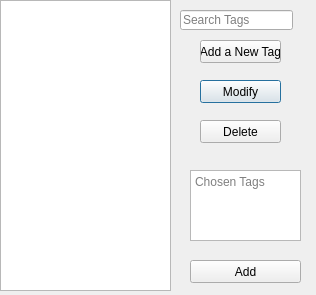
<?xml version="1.0" encoding="UTF-8"?>
<ui version="4.0">
 <class>Dialog</class>
 <widget class="QDialog" name="Dialog">
  <property name="geometry">
   <rect>
    <x>0</x>
    <y>0</y>
    <width>316</width>
    <height>295</height>
   </rect>
  </property>
  <property name="windowTitle">
   <string>Tag Manager</string>
  </property>
  <widget class="QListWidget" name="tagsList">
   <property name="geometry">
    <rect>
     <x>0</x>
     <y>0</y>
     <width>171</width>
     <height>291</height>
    </rect>
   </property>
  </widget>
  <widget class="QPushButton" name="modifyButton">
   <property name="geometry">
    <rect>
     <x>200</x>
     <y>80</y>
     <width>81</width>
     <height>23</height>
    </rect>
   </property>
   <property name="text">
    <string>Modify</string>
   </property>
  </widget>
  <widget class="QPushButton" name="OKButton">
   <property name="geometry">
    <rect>
     <x>190</x>
     <y>260</y>
     <width>111</width>
     <height>23</height>
    </rect>
   </property>
   <property name="text">
    <string>Add</string>
   </property>
  </widget>
  <widget class="QPushButton" name="deleteButton">
   <property name="geometry">
    <rect>
     <x>200</x>
     <y>120</y>
     <width>81</width>
     <height>23</height>
    </rect>
   </property>
   <property name="text">
    <string>Delete</string>
   </property>
  </widget>
  <widget class="QPushButton" name="addNewTagButton">
   <property name="geometry">
    <rect>
     <x>200</x>
     <y>40</y>
     <width>81</width>
     <height>23</height>
    </rect>
   </property>
   <property name="text">
    <string>Add a New Tag</string>
   </property>
  </widget>
  <widget class="QLineEdit" name="searchTagsLineEdit">
   <property name="geometry">
    <rect>
     <x>180</x>
     <y>10</y>
     <width>113</width>
     <height>20</height>
    </rect>
   </property>
   <property name="placeholderText">
    <string>Search Tags</string>
   </property>
  </widget>
  <widget class="QPlainTextEdit" name="choseTagsTextEdit">
   <property name="geometry">
    <rect>
     <x>190</x>
     <y>170</y>
     <width>111</width>
     <height>71</height>
    </rect>
   </property>
   <property name="placeholderText">
    <string>Chosen Tags</string>
   </property>
  </widget>
 </widget>
 <resources/>
 <connections/>
</ui>
